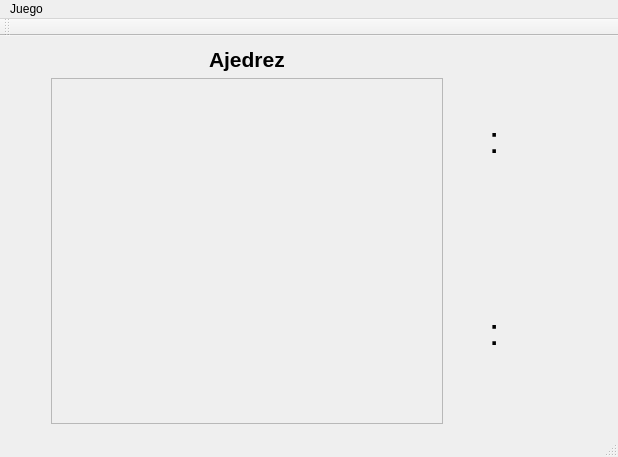
<?xml version="1.0" encoding="UTF-8"?>
<ui version="4.0">
 <class>MainWindow</class>
 <widget class="QMainWindow" name="MainWindow">
  <property name="geometry">
   <rect>
    <x>0</x>
    <y>0</y>
    <width>618</width>
    <height>457</height>
   </rect>
  </property>
  <property name="windowTitle">
   <string>MainWindow</string>
  </property>
  <widget class="QWidget" name="centralWidget">
   <layout class="QHBoxLayout" name="horizontalLayout_2">
    <item>
     <spacer name="horizontalSpacer">
      <property name="orientation">
       <enum>Qt::Horizontal</enum>
      </property>
      <property name="sizeType">
       <enum>QSizePolicy::Fixed</enum>
      </property>
      <property name="sizeHint" stdset="0">
       <size>
        <width>40</width>
        <height>20</height>
       </size>
      </property>
     </spacer>
    </item>
    <item>
     <layout class="QHBoxLayout" name="horizontalLayout">
      <item>
       <layout class="QVBoxLayout" name="verticalLayout">
        <property name="sizeConstraint">
         <enum>QLayout::SetMinimumSize</enum>
        </property>
        <item>
         <layout class="QHBoxLayout" name="horizontalLayout_3">
          <item>
           <widget class="QLabel" name="label">
            <property name="sizePolicy">
             <sizepolicy hsizetype="Fixed" vsizetype="Fixed">
              <horstretch>0</horstretch>
              <verstretch>0</verstretch>
             </sizepolicy>
            </property>
            <property name="font">
             <font>
              <pointsize>16</pointsize>
              <weight>75</weight>
              <bold>true</bold>
             </font>
            </property>
            <property name="text">
             <string>Ajedrez</string>
            </property>
           </widget>
          </item>
         </layout>
        </item>
        <item>
         <widget class="QFrame" name="frame">
          <property name="sizePolicy">
           <sizepolicy hsizetype="Expanding" vsizetype="Expanding">
            <horstretch>0</horstretch>
            <verstretch>0</verstretch>
           </sizepolicy>
          </property>
          <property name="frameShape">
           <enum>QFrame::StyledPanel</enum>
          </property>
          <property name="frameShadow">
           <enum>QFrame::Raised</enum>
          </property>
         </widget>
        </item>
       </layout>
      </item>
     </layout>
    </item>
    <item>
     <layout class="QVBoxLayout" name="verticalLayout_2">
      <item>
       <layout class="QHBoxLayout" name="horizontalLayout_4">
        <item>
         <widget class="QLabel" name="label_2">
          <property name="text">
           <string/>
          </property>
          <property name="pixmap">
           <pixmap resource="piezas.qrc">:/negro/rey</pixmap>
          </property>
         </widget>
        </item>
        <item>
         <widget class="QLabel" name="lbl_minN">
          <property name="font">
           <font>
            <pointsize>28</pointsize>
           </font>
          </property>
          <property name="text">
           <string/>
          </property>
         </widget>
        </item>
        <item>
         <widget class="QLabel" name="label_4">
          <property name="font">
           <font>
            <pointsize>28</pointsize>
           </font>
          </property>
          <property name="text">
           <string>:</string>
          </property>
         </widget>
        </item>
        <item>
         <widget class="QLabel" name="lbl_segN">
          <property name="font">
           <font>
            <pointsize>28</pointsize>
           </font>
          </property>
          <property name="text">
           <string/>
          </property>
         </widget>
        </item>
       </layout>
      </item>
      <item>
       <layout class="QHBoxLayout" name="horizontalLayout_5">
        <item>
         <widget class="QLabel" name="label_6">
          <property name="text">
           <string/>
          </property>
          <property name="pixmap">
           <pixmap resource="piezas.qrc">:/blanco/rey</pixmap>
          </property>
         </widget>
        </item>
        <item>
         <widget class="QLabel" name="lbl_minB">
          <property name="font">
           <font>
            <pointsize>28</pointsize>
           </font>
          </property>
          <property name="text">
           <string/>
          </property>
         </widget>
        </item>
        <item>
         <widget class="QLabel" name="label_8">
          <property name="font">
           <font>
            <pointsize>28</pointsize>
           </font>
          </property>
          <property name="text">
           <string>:</string>
          </property>
         </widget>
        </item>
        <item>
         <widget class="QLabel" name="lbl_segB">
          <property name="font">
           <font>
            <pointsize>28</pointsize>
           </font>
          </property>
          <property name="text">
           <string/>
          </property>
         </widget>
        </item>
       </layout>
      </item>
     </layout>
    </item>
    <item>
     <spacer name="horizontalSpacer_2">
      <property name="orientation">
       <enum>Qt::Horizontal</enum>
      </property>
      <property name="sizeType">
       <enum>QSizePolicy::Minimum</enum>
      </property>
      <property name="sizeHint" stdset="0">
       <size>
        <width>40</width>
        <height>20</height>
       </size>
      </property>
     </spacer>
    </item>
    <item>
     <spacer name="horizontalSpacer_3">
      <property name="orientation">
       <enum>Qt::Horizontal</enum>
      </property>
      <property name="sizeType">
       <enum>QSizePolicy::Minimum</enum>
      </property>
      <property name="sizeHint" stdset="0">
       <size>
        <width>40</width>
        <height>20</height>
       </size>
      </property>
     </spacer>
    </item>
   </layout>
  </widget>
  <widget class="QMenuBar" name="menuBar">
   <property name="geometry">
    <rect>
     <x>0</x>
     <y>0</y>
     <width>618</width>
     <height>21</height>
    </rect>
   </property>
   <widget class="QMenu" name="menuJuego">
    <property name="title">
     <string>Juego</string>
    </property>
    <addaction name="actionNuevo_Juego"/>
    <addaction name="actionJuego_con_Timer"/>
   </widget>
   <addaction name="menuJuego"/>
  </widget>
  <widget class="QToolBar" name="mainToolBar">
   <attribute name="toolBarArea">
    <enum>TopToolBarArea</enum>
   </attribute>
   <attribute name="toolBarBreak">
    <bool>false</bool>
   </attribute>
  </widget>
  <widget class="QStatusBar" name="statusBar"/>
  <action name="actionNuevo_Juego">
   <property name="text">
    <string>Nuevo Juego</string>
   </property>
  </action>
  <action name="actionJuego_con_Timer">
   <property name="text">
    <string>Juego con Timer</string>
   </property>
  </action>
 </widget>
 <layoutdefault spacing="6" margin="11"/>
 <resources>
  <include location="piezas.qrc"/>
 </resources>
 <connections/>
</ui>
